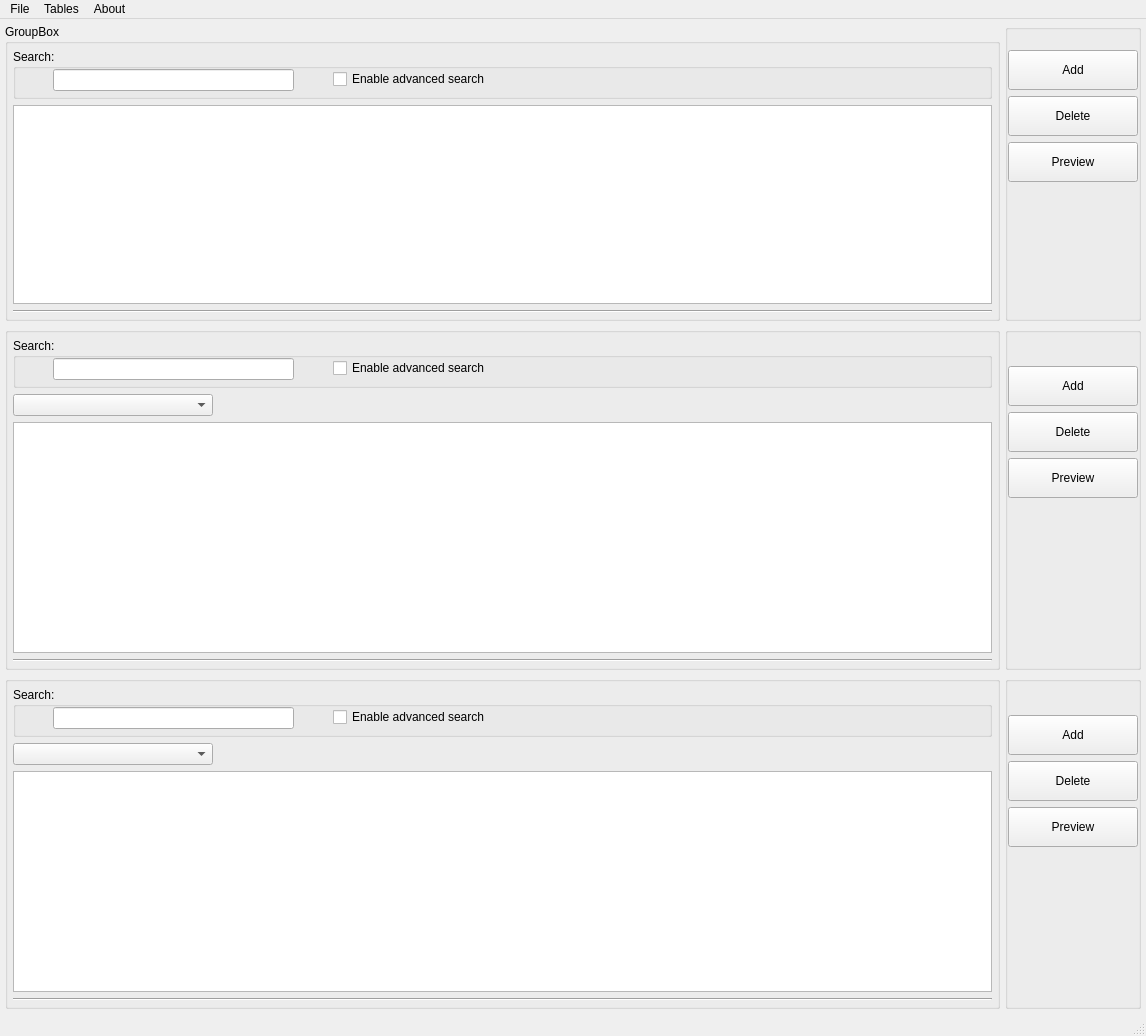
<?xml version="1.0" encoding="UTF-8"?>
<ui version="4.0">
 <class>FFSDatabaseInterfaceClass</class>
 <widget class="QMainWindow" name="FFSDatabaseInterfaceClass">
  <property name="geometry">
   <rect>
    <x>0</x>
    <y>0</y>
    <width>1140</width>
    <height>1036</height>
   </rect>
  </property>
  <property name="minimumSize">
   <size>
    <width>0</width>
    <height>0</height>
   </size>
  </property>
  <property name="windowTitle">
   <string>FFSProcessor</string>
  </property>
  <property name="windowIcon">
   <iconset>
    <normaloff>icons8-база-данных-48.png</normaloff>icons8-база-данных-48.png</iconset>
  </property>
  <widget class="QWidget" name="centralWidget">
   <property name="sizePolicy">
    <sizepolicy hsizetype="Fixed" vsizetype="Fixed">
     <horstretch>0</horstretch>
     <verstretch>0</verstretch>
    </sizepolicy>
   </property>
   <layout class="QVBoxLayout" name="verticalLayout_2" stretch="0,0,0">
    <property name="leftMargin">
     <number>5</number>
    </property>
    <property name="topMargin">
     <number>5</number>
    </property>
    <property name="rightMargin">
     <number>5</number>
    </property>
    <property name="bottomMargin">
     <number>5</number>
    </property>
    <item>
     <layout class="QHBoxLayout" name="horizontalLayout_2">
      <property name="spacing">
       <number>5</number>
      </property>
      <property name="leftMargin">
       <number>0</number>
      </property>
      <property name="topMargin">
       <number>0</number>
      </property>
      <property name="rightMargin">
       <number>0</number>
      </property>
      <property name="bottomMargin">
       <number>0</number>
      </property>
      <item>
       <widget class="QGroupBox" name="groupBox">
        <property name="minimumSize">
         <size>
          <width>11</width>
          <height>0</height>
         </size>
        </property>
        <property name="title">
         <string>GroupBox</string>
        </property>
        <layout class="QVBoxLayout" name="verticalLayout_11">
         <property name="leftMargin">
          <number>5</number>
         </property>
         <property name="topMargin">
          <number>5</number>
         </property>
         <property name="rightMargin">
          <number>5</number>
         </property>
         <property name="bottomMargin">
          <number>5</number>
         </property>
         <item>
          <widget class="QGroupBox" name="groupBox_2">
           <property name="minimumSize">
            <size>
             <width>0</width>
             <height>50</height>
            </size>
           </property>
           <property name="title">
            <string>Search:</string>
           </property>
           <widget class="QLineEdit" name="majorSearchInput">
            <property name="geometry">
             <rect>
              <x>40</x>
              <y>20</y>
              <width>241</width>
              <height>22</height>
             </rect>
            </property>
           </widget>
           <widget class="QLabel" name="majorSearchImage">
            <property name="geometry">
             <rect>
              <x>10</x>
              <y>20</y>
              <width>31</width>
              <height>21</height>
             </rect>
            </property>
            <property name="frameShape">
             <enum>QFrame::NoFrame</enum>
            </property>
            <property name="frameShadow">
             <enum>QFrame::Plain</enum>
            </property>
            <property name="text">
             <string/>
            </property>
            <property name="pixmap">
             <pixmap>icons8-поиск-24.png</pixmap>
            </property>
           </widget>
           <widget class="QCheckBox" name="majorAdvancedSearchCheckbox">
            <property name="geometry">
             <rect>
              <x>320</x>
              <y>20</y>
              <width>161</width>
              <height>20</height>
             </rect>
            </property>
            <property name="text">
             <string>Enable advanced search</string>
            </property>
           </widget>
          </widget>
         </item>
         <item>
          <widget class="QTableView" name="majorTableView">
           <property name="minimumSize">
            <size>
             <width>979</width>
             <height>192</height>
            </size>
           </property>
           <property name="font">
            <font>
             <pointsize>7</pointsize>
            </font>
           </property>
           <property name="gridStyle">
            <enum>Qt::SolidLine</enum>
           </property>
           <attribute name="horizontalHeaderHighlightSections">
            <bool>false</bool>
           </attribute>
           <attribute name="horizontalHeaderShowSortIndicator" stdset="0">
            <bool>false</bool>
           </attribute>
           <attribute name="verticalHeaderMinimumSectionSize">
            <number>20</number>
           </attribute>
          </widget>
         </item>
         <item>
          <widget class="Line" name="line_5">
           <property name="orientation">
            <enum>Qt::Horizontal</enum>
           </property>
          </widget>
         </item>
        </layout>
       </widget>
      </item>
      <item>
       <widget class="QGroupBox" name="majorButtonsBox">
        <property name="title">
         <string/>
        </property>
        <layout class="QVBoxLayout" name="verticalLayout_12">
         <property name="leftMargin">
          <number>0</number>
         </property>
         <property name="topMargin">
          <number>20</number>
         </property>
         <property name="rightMargin">
          <number>0</number>
         </property>
         <property name="bottomMargin">
          <number>5</number>
         </property>
         <item>
          <widget class="QPushButton" name="majorAddButton">
           <property name="minimumSize">
            <size>
             <width>130</width>
             <height>40</height>
            </size>
           </property>
           <property name="maximumSize">
            <size>
             <width>16777215</width>
             <height>16777215</height>
            </size>
           </property>
           <property name="text">
            <string>Add</string>
           </property>
          </widget>
         </item>
         <item>
          <widget class="QPushButton" name="majorDeleteButton">
           <property name="minimumSize">
            <size>
             <width>0</width>
             <height>40</height>
            </size>
           </property>
           <property name="text">
            <string>Delete</string>
           </property>
          </widget>
         </item>
         <item>
          <widget class="QPushButton" name="majorPreviewButton">
           <property name="minimumSize">
            <size>
             <width>0</width>
             <height>40</height>
            </size>
           </property>
           <property name="text">
            <string>Preview</string>
           </property>
          </widget>
         </item>
         <item>
          <spacer name="verticalSpacer">
           <property name="orientation">
            <enum>Qt::Vertical</enum>
           </property>
           <property name="sizeHint" stdset="0">
            <size>
             <width>20</width>
             <height>40</height>
            </size>
           </property>
          </spacer>
         </item>
        </layout>
       </widget>
      </item>
     </layout>
    </item>
    <item>
     <layout class="QHBoxLayout" name="horizontalLayout">
      <property name="spacing">
       <number>5</number>
      </property>
      <property name="leftMargin">
       <number>0</number>
      </property>
      <property name="topMargin">
       <number>0</number>
      </property>
      <property name="rightMargin">
       <number>0</number>
      </property>
      <property name="bottomMargin">
       <number>0</number>
      </property>
      <item>
       <widget class="QGroupBox" name="groupBox_3">
        <property name="title">
         <string/>
        </property>
        <layout class="QVBoxLayout" name="verticalLayout_15">
         <property name="leftMargin">
          <number>5</number>
         </property>
         <property name="topMargin">
          <number>5</number>
         </property>
         <property name="rightMargin">
          <number>5</number>
         </property>
         <property name="bottomMargin">
          <number>5</number>
         </property>
         <item>
          <widget class="QGroupBox" name="groupBox_4">
           <property name="minimumSize">
            <size>
             <width>0</width>
             <height>50</height>
            </size>
           </property>
           <property name="title">
            <string>Search:</string>
           </property>
           <widget class="QLineEdit" name="searchInput">
            <property name="geometry">
             <rect>
              <x>40</x>
              <y>20</y>
              <width>241</width>
              <height>22</height>
             </rect>
            </property>
           </widget>
           <widget class="QLabel" name="searchImage">
            <property name="geometry">
             <rect>
              <x>10</x>
              <y>20</y>
              <width>31</width>
              <height>21</height>
             </rect>
            </property>
            <property name="text">
             <string/>
            </property>
            <property name="pixmap">
             <pixmap>icons8-поиск-24.png</pixmap>
            </property>
           </widget>
           <widget class="QCheckBox" name="advancedSearchCheckbox">
            <property name="geometry">
             <rect>
              <x>320</x>
              <y>20</y>
              <width>161</width>
              <height>20</height>
             </rect>
            </property>
            <property name="text">
             <string>Enable advanced search</string>
            </property>
           </widget>
          </widget>
         </item>
         <item>
          <widget class="QComboBox" name="tableSelector">
           <property name="minimumSize">
            <size>
             <width>0</width>
             <height>0</height>
            </size>
           </property>
           <property name="maximumSize">
            <size>
             <width>200</width>
             <height>16777215</height>
            </size>
           </property>
          </widget>
         </item>
         <item>
          <widget class="QTableView" name="minorTableView">
           <property name="minimumSize">
            <size>
             <width>979</width>
             <height>231</height>
            </size>
           </property>
           <property name="font">
            <font>
             <pointsize>7</pointsize>
            </font>
           </property>
           <attribute name="horizontalHeaderHighlightSections">
            <bool>false</bool>
           </attribute>
           <attribute name="verticalHeaderMinimumSectionSize">
            <number>20</number>
           </attribute>
          </widget>
         </item>
         <item>
          <widget class="Line" name="line_7">
           <property name="orientation">
            <enum>Qt::Horizontal</enum>
           </property>
          </widget>
         </item>
        </layout>
       </widget>
      </item>
      <item>
       <widget class="QGroupBox" name="minorButtonsBox">
        <property name="title">
         <string/>
        </property>
        <layout class="QVBoxLayout" name="verticalLayout_16">
         <property name="leftMargin">
          <number>0</number>
         </property>
         <property name="topMargin">
          <number>33</number>
         </property>
         <property name="rightMargin">
          <number>0</number>
         </property>
         <property name="bottomMargin">
          <number>5</number>
         </property>
         <item>
          <widget class="QPushButton" name="minorAddButton">
           <property name="minimumSize">
            <size>
             <width>130</width>
             <height>40</height>
            </size>
           </property>
           <property name="text">
            <string>Add</string>
           </property>
          </widget>
         </item>
         <item>
          <widget class="QPushButton" name="minorDeleteButton">
           <property name="minimumSize">
            <size>
             <width>130</width>
             <height>40</height>
            </size>
           </property>
           <property name="text">
            <string>Delete</string>
           </property>
          </widget>
         </item>
         <item>
          <widget class="QPushButton" name="minorPreviewButton">
           <property name="minimumSize">
            <size>
             <width>130</width>
             <height>40</height>
            </size>
           </property>
           <property name="text">
            <string>Preview</string>
           </property>
          </widget>
         </item>
         <item>
          <spacer name="verticalSpacer_2">
           <property name="orientation">
            <enum>Qt::Vertical</enum>
           </property>
           <property name="sizeHint" stdset="0">
            <size>
             <width>20</width>
             <height>40</height>
            </size>
           </property>
          </spacer>
         </item>
        </layout>
       </widget>
      </item>
     </layout>
    </item>
    <item>
     <layout class="QHBoxLayout" name="horizontalLayout_4">
      <property name="spacing">
       <number>5</number>
      </property>
      <property name="leftMargin">
       <number>0</number>
      </property>
      <property name="topMargin">
       <number>0</number>
      </property>
      <property name="rightMargin">
       <number>0</number>
      </property>
      <property name="bottomMargin">
       <number>0</number>
      </property>
      <item>
       <widget class="QGroupBox" name="groupBox_5">
        <property name="title">
         <string/>
        </property>
        <layout class="QVBoxLayout" name="verticalLayout_23">
         <property name="leftMargin">
          <number>5</number>
         </property>
         <property name="topMargin">
          <number>5</number>
         </property>
         <property name="rightMargin">
          <number>5</number>
         </property>
         <property name="bottomMargin">
          <number>5</number>
         </property>
         <item>
          <widget class="QGroupBox" name="groupBox_6">
           <property name="minimumSize">
            <size>
             <width>0</width>
             <height>50</height>
            </size>
           </property>
           <property name="title">
            <string>Search:</string>
           </property>
           <widget class="QLineEdit" name="minorSearchInput">
            <property name="geometry">
             <rect>
              <x>40</x>
              <y>20</y>
              <width>241</width>
              <height>22</height>
             </rect>
            </property>
           </widget>
           <widget class="QLabel" name="minorSearchImage">
            <property name="geometry">
             <rect>
              <x>10</x>
              <y>20</y>
              <width>31</width>
              <height>21</height>
             </rect>
            </property>
            <property name="text">
             <string/>
            </property>
            <property name="pixmap">
             <pixmap>icons8-поиск-24.png</pixmap>
            </property>
           </widget>
           <widget class="QCheckBox" name="minorAdvancedSearchCheckbox">
            <property name="geometry">
             <rect>
              <x>320</x>
              <y>20</y>
              <width>161</width>
              <height>20</height>
             </rect>
            </property>
            <property name="text">
             <string>Enable advanced search</string>
            </property>
           </widget>
          </widget>
         </item>
         <item>
          <widget class="QComboBox" name="minorTableSelector">
           <property name="maximumSize">
            <size>
             <width>200</width>
             <height>16777215</height>
            </size>
           </property>
          </widget>
         </item>
         <item>
          <widget class="QTableView" name="minorSubtableView">
           <property name="minimumSize">
            <size>
             <width>979</width>
             <height>221</height>
            </size>
           </property>
           <property name="font">
            <font>
             <pointsize>7</pointsize>
            </font>
           </property>
           <attribute name="horizontalHeaderHighlightSections">
            <bool>false</bool>
           </attribute>
           <attribute name="verticalHeaderMinimumSectionSize">
            <number>20</number>
           </attribute>
          </widget>
         </item>
         <item>
          <widget class="Line" name="line_11">
           <property name="orientation">
            <enum>Qt::Horizontal</enum>
           </property>
          </widget>
         </item>
        </layout>
       </widget>
      </item>
      <item>
       <widget class="QGroupBox" name="minorButtonsSubbox">
        <property name="title">
         <string/>
        </property>
        <layout class="QVBoxLayout" name="verticalLayout_24">
         <property name="leftMargin">
          <number>0</number>
         </property>
         <property name="topMargin">
          <number>33</number>
         </property>
         <property name="rightMargin">
          <number>0</number>
         </property>
         <property name="bottomMargin">
          <number>5</number>
         </property>
         <item>
          <widget class="QPushButton" name="minorAddSubbutton">
           <property name="minimumSize">
            <size>
             <width>130</width>
             <height>40</height>
            </size>
           </property>
           <property name="text">
            <string>Add</string>
           </property>
          </widget>
         </item>
         <item>
          <widget class="QPushButton" name="minorDeleteSubbutton">
           <property name="minimumSize">
            <size>
             <width>130</width>
             <height>40</height>
            </size>
           </property>
           <property name="text">
            <string>Delete</string>
           </property>
          </widget>
         </item>
         <item>
          <widget class="QPushButton" name="minorPreviewSubbutton">
           <property name="minimumSize">
            <size>
             <width>130</width>
             <height>40</height>
            </size>
           </property>
           <property name="text">
            <string>Preview</string>
           </property>
          </widget>
         </item>
         <item>
          <spacer name="verticalSpacer_3">
           <property name="orientation">
            <enum>Qt::Vertical</enum>
           </property>
           <property name="sizeHint" stdset="0">
            <size>
             <width>20</width>
             <height>40</height>
            </size>
           </property>
          </spacer>
         </item>
        </layout>
       </widget>
      </item>
     </layout>
    </item>
   </layout>
  </widget>
  <widget class="QMenuBar" name="menuBar">
   <property name="geometry">
    <rect>
     <x>0</x>
     <y>0</y>
     <width>1140</width>
     <height>26</height>
    </rect>
   </property>
   <widget class="QMenu" name="menuFile">
    <property name="title">
     <string>File</string>
    </property>
    <addaction name="actionExport"/>
    <addaction name="actionImport"/>
   </widget>
   <widget class="QMenu" name="menuAbout">
    <property name="title">
     <string>About</string>
    </property>
    <addaction name="actionInfo"/>
   </widget>
   <widget class="QMenu" name="menuTables">
    <property name="title">
     <string>Tables</string>
    </property>
    <addaction name="actionMeasuringSystem"/>
    <addaction name="actionSample"/>
    <addaction name="actionEquipment"/>
    <addaction name="actionMeasurement"/>
    <addaction name="actionCharacteristicType"/>
    <addaction name="actionCharacteristic"/>
   </widget>
   <addaction name="menuFile"/>
   <addaction name="menuTables"/>
   <addaction name="menuAbout"/>
  </widget>
  <widget class="QStatusBar" name="statusBar"/>
  <action name="actionExport">
   <property name="text">
    <string>Export</string>
   </property>
  </action>
  <action name="actionImport">
   <property name="text">
    <string>Import</string>
   </property>
  </action>
  <action name="actionInfo">
   <property name="text">
    <string>Info</string>
   </property>
  </action>
  <action name="actionMeasuringSystem">
   <property name="text">
    <string>Measuring system</string>
   </property>
  </action>
  <action name="actionMeasuring_system">
   <property name="text">
    <string>Measuring system</string>
   </property>
  </action>
  <action name="actionSample">
   <property name="text">
    <string>Sample</string>
   </property>
  </action>
  <action name="actionEquipment">
   <property name="text">
    <string>Equipment</string>
   </property>
  </action>
  <action name="actionMeasurement">
   <property name="text">
    <string>Measurement</string>
   </property>
  </action>
  <action name="actionCharacteristicType">
   <property name="text">
    <string>Characteristic type</string>
   </property>
  </action>
  <action name="actionCharacteristic">
   <property name="text">
    <string>Characteristic</string>
   </property>
  </action>
 </widget>
 <layoutdefault spacing="6" margin="11"/>
 <resources>
  <include location="FFSDatabaseInterface.qrc"/>
 </resources>
 <connections/>
</ui>
